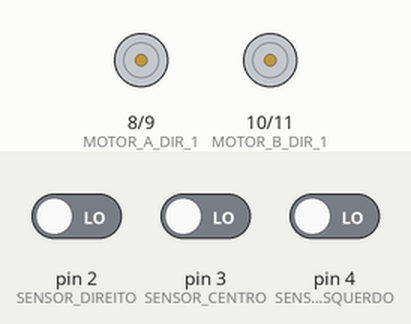
Simulated run of this sketch. Board: Arduino Uno, built with avr-gcc and run on an emulated ATmega328P. On the bench: motor-driver pin pairs drawn as motors (green arrow = first pin HIGH = forward, orange = second pin HIGH = backward, longer = more drive, scaled by the enable pin). The test bench sets the inputs (shaded band); at power-on: pin 2 (SENSOR_DIREITO) LOW, pin 3 (SENSOR_CENTRO) LOW, pin 4 (SENSOR_ESQUERDO) LOW.

Above: at 1.2 s.
1.3 s: pin 2 (SENSOR_DIREITO) driven HIGH
At 2.2 s:
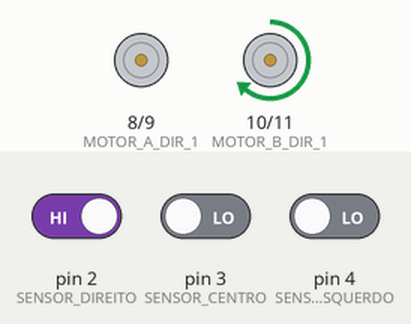
2.8 s: pin 2 (SENSOR_DIREITO) driven LOW and pin 3 (SENSOR_CENTRO) driven HIGH
At 3.4 s:
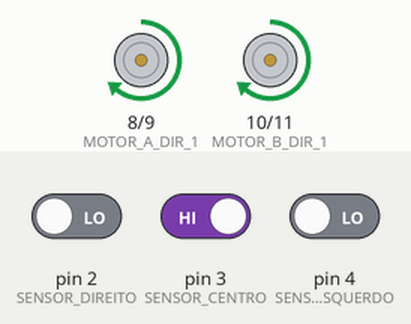
4.3 s: pin 3 (SENSOR_CENTRO) driven LOW and pin 4 (SENSOR_ESQUERDO) driven HIGH
At 5.5 s:
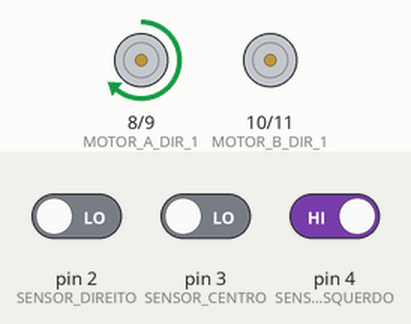
5.8 s: pin 3 (SENSOR_CENTRO) driven HIGH
At 6.9 s:
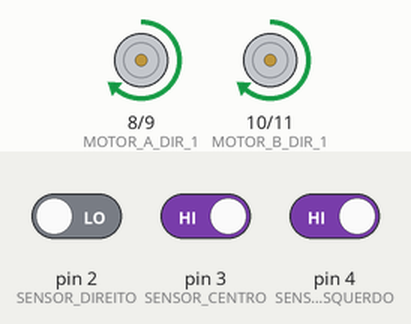
7.3 s: pin 3 (SENSOR_CENTRO) driven LOW
At 8.0 s:
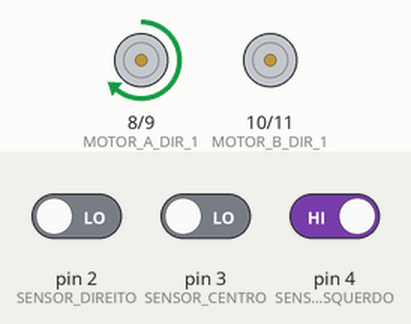
Timing chart, 0 to 9.8 s (numbered marks = the images above; inputs shaded):
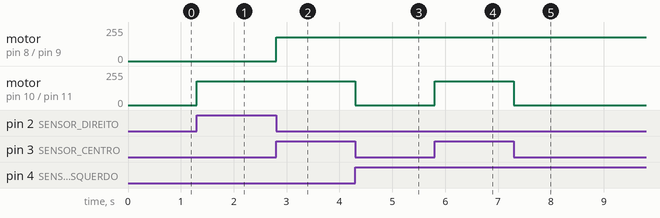

Measured:
- after the input at 1.3 s, motor on pin 10 (MOTOR_B_DIR_1) / pin 11 (MOTOR_B_DIR_2): stopped → forward 180/255 at once
- after the input at 2.8 s, motor on pin 8 (MOTOR_A_DIR_1) / pin 9 (MOTOR_A_DIR_2): stopped → forward 180/255 at once
- after the input at 4.3 s, motor on pin 10 (MOTOR_B_DIR_1) / pin 11 (MOTOR_B_DIR_2): forward 180/255 → stopped at once
- after the input at 5.8 s, motor on pin 10 (MOTOR_B_DIR_1) / pin 11 (MOTOR_B_DIR_2): stopped → forward 180/255 at once
- after the input at 7.3 s, motor on pin 10 (MOTOR_B_DIR_1) / pin 11 (MOTOR_B_DIR_2): forward 180/255 → stopped at once

The sketch:

segue_linha_v2.ino
```cpp
// Pinos do Motor A
const int MOTOR_A_PWM = 5; // Pino PWM do Motor A
const int MOTOR_A_DIR_1 = 8; // Pino de direção 1 do Motor A
const int MOTOR_A_DIR_2 = 9; // Pino de direção 2 do Motor A

// Pinos do Motor B
const int MOTOR_B_PWM = 6; // Pino PWM do Motor B
const int MOTOR_B_DIR_1 = 10; // Pino de direção 1 do Motor B
const int MOTOR_B_DIR_2 = 11; // Pino de direção 2 do Motor B

// Pinos do Sensor TCRT5000
const int SENSOR_DIREITO = 2; // Pino do sensor TCRT direito
const int SENSOR_CENTRO = 3; // Pino do sensor TCRT central
const int SENSOR_ESQUERDO = 4; // Pino do sensor TCRT esquerdo

int leituraDireito;
int leituraCentro;
int leituraEsquerdo;

void setup() {
    // Configura os pinos dos motores como saída
    pinMode(MOTOR_A_DIR_1, OUTPUT);
    pinMode(MOTOR_A_DIR_2, OUTPUT);
    pinMode(MOTOR_A_PWM, OUTPUT);
    pinMode(MOTOR_B_DIR_1, OUTPUT);
    pinMode(MOTOR_B_DIR_2, OUTPUT);
    pinMode(MOTOR_B_PWM, OUTPUT);

    // Configura os pinos dos sensores como entrada
    pinMode(SENSOR_DIREITO, INPUT);
    pinMode(SENSOR_CENTRO, INPUT);
    pinMode(SENSOR_ESQUERDO, INPUT);
}

void loop() {
    leitura(); // Chama a função de leitura dos sensores
    seguidor(); // Chama a função seguidor de linha
}

void leitura() {
    leituraDireito = digitalRead(SENSOR_DIREITO); // Leitura do sensor direito
    leituraCentro = digitalRead(SENSOR_CENTRO); // Leitura do sensor central
    leituraEsquerdo = digitalRead(SENSOR_ESQUERDO); // Leitura do sensor esquerdo
}

void seguidor() {
    // Linha no meio ou em todos os sensores
    if (leituraDireito == 1) {
        direita(180);
    } else if (leituraCentro == 1) {
        frente(180);
    } else if (leituraEsquerdo == 1) {
        esquerda(180);
    }
}

void frente(int velocidade) {
    // Motor A para frente
    digitalWrite(MOTOR_A_DIR_1, HIGH);
    digitalWrite(MOTOR_A_DIR_2, LOW);
    analogWrite(MOTOR_A_PWM, velocidade);

    // Motor B para frente
    digitalWrite(MOTOR_B_DIR_1, HIGH);
    digitalWrite(MOTOR_B_DIR_2, LOW);
    analogWrite(MOTOR_B_PWM, velocidade);
}
void direita(int velocidade) {
    // Motor A parado
    digitalWrite(MOTOR_A_DIR_1, LOW);
    digitalWrite(MOTOR_A_DIR_2, LOW);
    analogWrite(MOTOR_A_PWM, 0);

    // Motor B para frente
    digitalWrite(MOTOR_B_DIR_1, HIGH);
    digitalWrite(MOTOR_B_DIR_2, LOW);
    analogWrite(MOTOR_B_PWM, velocidade);

}
void esquerda(int velocidade) {
    // Motor A para frente
    digitalWrite(MOTOR_A_DIR_1, HIGH);
    digitalWrite(MOTOR_A_DIR_2, LOW);
    analogWrite(MOTOR_A_PWM, velocidade);

    // Motor B parado
    digitalWrite(MOTOR_B_DIR_1, LOW);
    digitalWrite(MOTOR_B_DIR_2, LOW);
    analogWrite(MOTOR_B_PWM, 0);
}
```

segue_linha_v1.c
```cpp
#include <avr/io.h>
#include <stdint.h>

/* ---------- Definicoes de pinos (registradores do ATmega328) ---------- */
#define SENSOR_ESQ_PIN   PD5
#define SENSOR_CEN_PIN   PD6
#define SENSOR_DIR_PIN   PD7

#define MOTOR_A_EN_PIN   PB4   /* direcao motor A (esquerdo) */
#define MOTOR_B_EN_PIN   PB5   /* direcao motor B (direito)  */

/* ---------- Parametros de velocidade (PWM 0-255) ---------- */
/* Ajuste estes valores durante os testes de pista */
static uint8_t VELOC_RETA        = 210;
static uint8_t VELOC_CURVA_LEVE  = 150;
static uint8_t VELOC_CURVA_FORTE = 90;
static uint8_t VELOC_PIVOT       = 60;
static uint8_t VELOC_BUSCA       = 120;

/* Rampa de suavizacao de PWM (evita picos de corrente / trepidacao) */
#define RAMPA_MAX 25

static uint8_t pwmAtualA = 0;
static uint8_t pwmAtualB = 0;
static int8_t  ultimoLado = 0; /* -1 = esquerda, 0 = centro, 1 = direita */

/* ---------- Inicializacao dos pinos digitais dos sensores ---------- */
static void sensores_init(void) {
    /* PD5, PD6, PD7 como entrada */
    DDRD &= (uint8_t)~((1 << SENSOR_ESQ_PIN) | (1 << SENSOR_CEN_PIN) | (1 << SENSOR_DIR_PIN));
}

/* ---------- Inicializacao dos pinos de direcao dos motores (EN) ---------- */
static void motores_dir_init(void) {
    DDRB |= (1 << MOTOR_A_EN_PIN) | (1 << MOTOR_B_EN_PIN);
    /* Motores sempre "para frente": a curva e feita variando o PWM
       relativo entre os dois motores (skid steering), nunca invertendo
       o sentido - isso evita a freada brusca de inverter+zerar juntos. */
    PORTB |= (1 << MOTOR_A_EN_PIN) | (1 << MOTOR_B_EN_PIN);
}

/* ---------- Inicializacao do PWM (Timer1 -> pino 10 / OC1B, PB2) ---------- */
static void pwm_motorA_init(void) {
    DDRB |= (1 << PB2);
    /* Fast PWM 8 bits, non-inverting, prescaler = 64 */
    TCCR1A = (1 << COM1B1) | (1 << WGM10) | (1 << WGM11) & 0; /* configurado abaixo */
    TCCR1A = (1 << COM1B1) | (1 << WGM10);
    TCCR1B = (1 << WGM12) | (1 << CS11) | (1 << CS10); /* prescaler 64, modo Fast PWM 8-bit (WGM12+WGM10) */
    OCR1B = 0;
}

/* ---------- Inicializacao do PWM (Timer2 -> pino 11 / OC2A, PB3) ---------- */
static void pwm_motorB_init(void) {
    DDRB |= (1 << PB3);
    /* Fast PWM 8 bits, non-inverting, prescaler = 64 */
    TCCR2A = (1 << COM2A1) | (1 << WGM21) | (1 << WGM20);
    TCCR2B = (1 << CS22); /* prescaler 64 */
    OCR2A = 0;
}

static inline void pwm_motorA_set(uint8_t valor) { OCR1B = valor; }
static inline void pwm_motorB_set(uint8_t valor) { OCR2A = valor; }

/* ---------- Leitura digital dos sensores ---------- */
static inline uint8_t ler_sensor_esq(void) { return (PIND & (1 << SENSOR_ESQ_PIN)) ? 1 : 0; }
static inline uint8_t ler_sensor_cen(void) { return (PIND & (1 << SENSOR_CEN_PIN)) ? 1 : 0; }
static inline uint8_t ler_sensor_dir(void) { return (PIND & (1 << SENSOR_DIR_PIN)) ? 1 : 0; }

/* ---------- Rampa de suavizacao de PWM ---------- */
static uint8_t aplicar_rampa(uint8_t atual, uint8_t alvo) {
    if (alvo > atual) {
        uint16_t novo = (uint16_t)atual + RAMPA_MAX;
        return (novo > alvo) ? alvo : (uint8_t)novo;
    } else if (alvo < atual) {
        int16_t novo = (int16_t)atual - RAMPA_MAX;
        return (novo < alvo) ? alvo : (uint8_t)novo;
    }
    return atual;
}

int main(void) {
    sensores_init();
    motores_dir_init();
    pwm_motorA_init();
    pwm_motorB_init();

    for (;;) {
        uint8_t esq = ler_sensor_esq();
        uint8_t cen = ler_sensor_cen();
        uint8_t dir = ler_sensor_dir();

        uint8_t pwmA, pwmB;

        if (cen && !esq && !dir) {
            /* Linha centralizada -> reta, velocidade maxima */
            pwmA = VELOC_RETA;
            pwmB = VELOC_RETA;
            ultimoLado = 0;
        }
        else if (dir && !cen && !esq) {
            /* Curva forte para a direita */
            pwmA = VELOC_CURVA_FORTE;
            pwmB = VELOC_PIVOT;
            ultimoLado = 1;
        }
        else if (esq && !cen && !dir) {
            /* Curva forte para a esquerda */
            pwmA = VELOC_PIVOT;
            pwmB = VELOC_CURVA_FORTE;
            ultimoLado = -1;
        }
        else if (cen && dir && !esq) {
            /* Transicao leve para a direita */
            pwmA = VELOC_RETA;
            pwmB = VELOC_CURVA_LEVE;
            ultimoLado = 1;
        }
        else if (cen && esq && !dir) {
            /* Transicao leve para a esquerda */
            pwmA = VELOC_CURVA_LEVE;
            pwmB = VELOC_RETA;
            ultimoLado = -1;
        }
        else if (esq && cen && dir) {
            /* Cruzamento: atravessa em linha reta */
            pwmA = VELOC_RETA;
            pwmB = VELOC_RETA;
        }
        else {
            /* Linha perdida: busca para o ultimo lado detectado */
            if (ultimoLado >= 0) {
                pwmA = VELOC_BUSCA;
                pwmB = 0;
            } else {
                pwmA = 0;
                pwmB = VELOC_BUSCA;
            }
        }

        pwmAtualA = aplicar_rampa(pwmAtualA, pwmA);
        pwmAtualB = aplicar_rampa(pwmAtualB, pwmB);

        pwm_motorA_set(pwmAtualA);
        pwm_motorB_set(pwmAtualB);
    }

    return 0;
}
```
